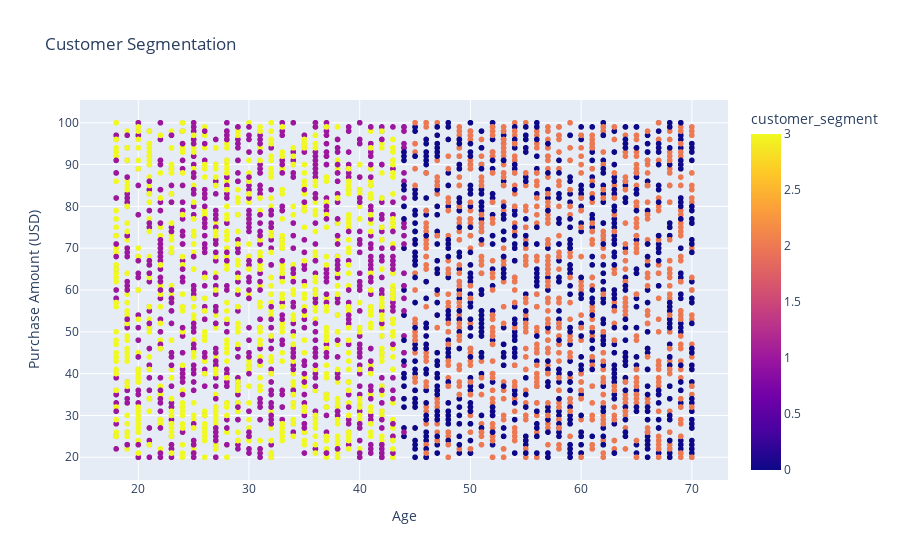

This figure's notebook cell:
### Code cell
import plotly.express as px

# Scatter plot for customer segmentation
fig = px.scatter(
    data,
    x='Age',  # x-axis
    y='Purchase Amount (USD)',  # y-axis
    color='customer_segment',  # Color-coded by customer segment
    title='Customer Segmentation',
    labels={'x': 'Age', 'y': 'Purchase Amount (USD)'}
)
fig.show()

### Figure 1 — Plotly figure (JSON) as saved in the notebook; plotly's stock layout.template omitted (floating-point values rounded to 4 significant figures; data arrays with more than 128 entries replaced by an {"elided": "..."} marker saying what was removed)
{"data": [{"hovertemplate": "Age=%{x}<br>Purchase Amount (USD)=%{y}<br>customer_segment=%{marker.color}<extra></extra>", "legendgroup": "", "marker": {"color": {"elided": "3900 int values"}, "coloraxis": "coloraxis", "symbol": "circle"}, "mode": "markers", "name": "", "showlegend": false, "type": "scattergl", "x": {"elided": "3900 int values"}, "xaxis": "x", "y": {"elided": "3900 int values"}, "yaxis": "y"}], "layout": {"autosize": true, "coloraxis": {"colorbar": {"title": {"text": "customer_segment"}}, "colorscale": [[0, "#0d0887"], [0.1111, "#46039f"], [0.2222, "#7201a8"], [0.3333, "#9c179e"], [0.4444, "#bd3786"], [0.5556, "#d8576b"], [0.6667, "#ed7953"], [0.7778, "#fb9f3a"], [0.8889, "#fdca26"], [1, "#f0f921"]]}, "legend": {"tracegroupgap": 0}, "title": {"text": "Customer Segmentation"}, "xaxis": {"anchor": "y", "autorange": true, "domain": [0, 1], "range": [14.82, 73.18], "title": {"text": "Age"}, "type": "linear"}, "yaxis": {"anchor": "x", "autorange": true, "domain": [0, 1], "range": [13.4, 106.6], "title": {"text": "Purchase Amount (USD)"}, "type": "linear"}}}
